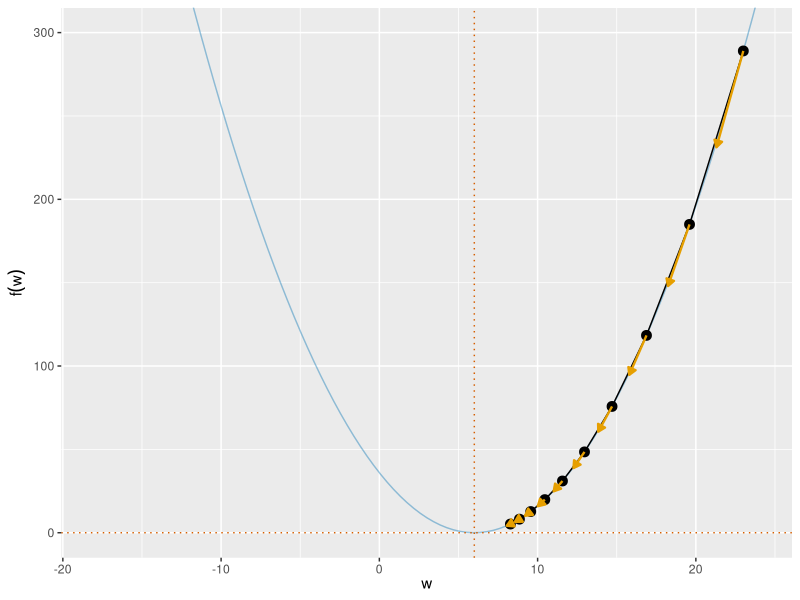
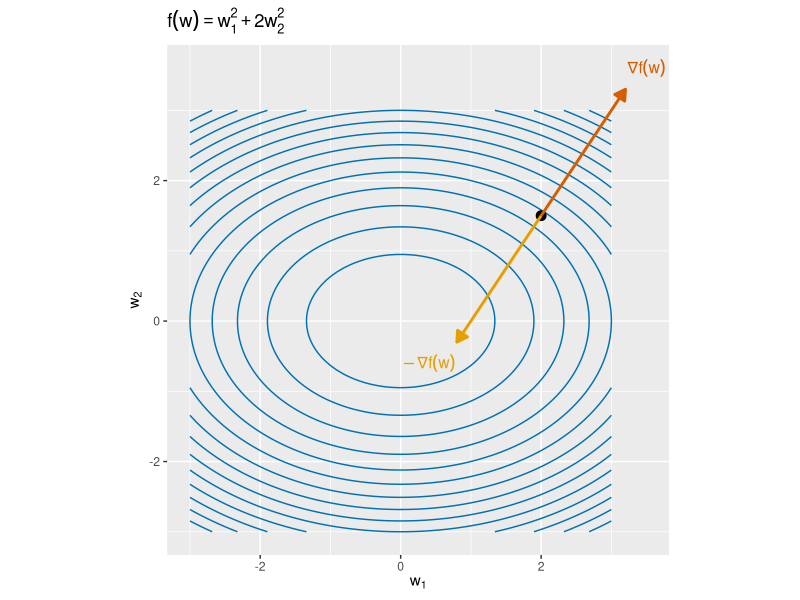
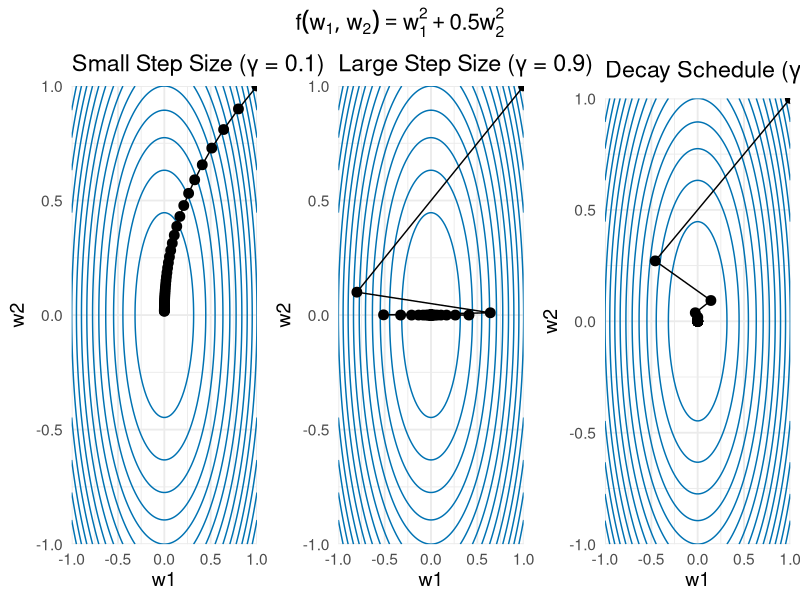
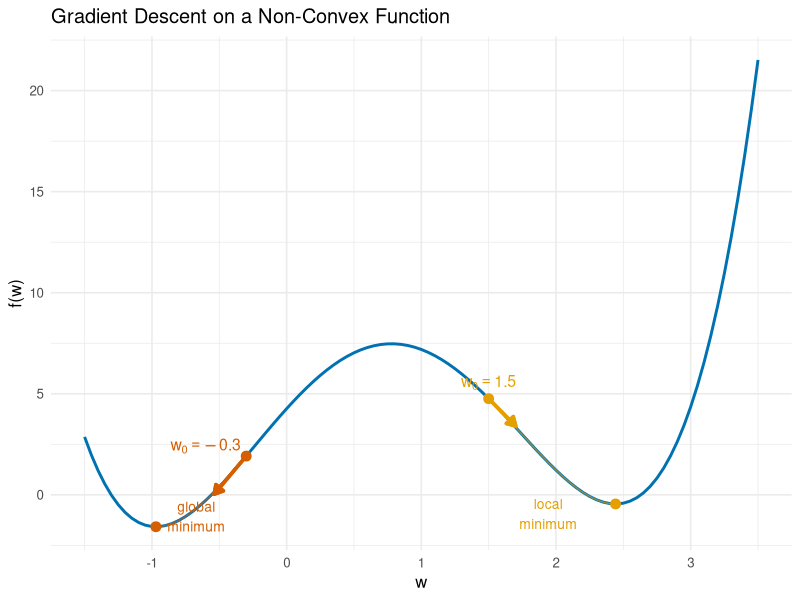

Recreate these plots in R, in order.
## ---- chunk 1
#| fig-width: 5
#| fig-height: 3
library(ggplot2)
red <- "#D55E00"
blue <- "#0072B2"
orange <- "#E69F00"

niter <- 10
gam <- 0.1
x <- double(niter)
x[1] <- 23
grad <- function(x) 2 * (x - 6)
for (i in 2:niter) x[i] <- x[i - 1] - gam * grad(x[i - 1])

# Create data frame with points and their gradients
df_points <- data.frame(x = x, y = (x - 6)^2)
df_points$grad <- 2 * (x - 6)

# Scale factor for arrow length (adjust for visualization)
arrow_scale <- 0.05

ggplot(df_points, aes(x, y)) +
  stat_function(data = data.frame(x = c(6 - 24, 24)), aes(x),
                fun = function(x) (x - 6)^2, colour = blue, alpha = .4, inherit.aes = FALSE) +
  geom_path() +
  geom_point(size = 3) +
  geom_segment(aes(x = x, y = y,
                   xend = x - arrow_scale * grad,
                   yend = y - arrow_scale * grad * grad),
               arrow = arrow(length = unit(0.2, "cm"), type = "closed"),
               colour = orange, linewidth = 0.8) +
  coord_cartesian(xlim = c(6 - 24, 24), ylim = c(0, 300)) +
  geom_vline(xintercept = 6, colour = red, linetype = "dotted") +
  geom_hline(yintercept = 0, colour = red, linetype = "dotted") +
  xlab(bquote(w)) +
  ylab(bquote(f(w)))
## ---- chunk 2
#| fig-width: 5
#| fig-height: 4
library(ggplot2)
library(tidyverse)

# Define a 2D function (example: f(w1, w2) = w1^2 + 2*w2^2)
f_2d <- function(w1, w2) w1^2 + 2 * w2^2

# Gradient of f
grad_f_2d <- function(w1, w2) c(2 * w1, 4 * w2)

# Create grid for contour plot
w1_grid <- seq(-3, 3, length.out = 100)
w2_grid <- seq(-3, 3, length.out = 100)
grid_df <- expand.grid(w1 = w1_grid, w2 = w2_grid)
grid_df$z <- f_2d(grid_df$w1, grid_df$w2)

# Choose a point w_0
w0 <- c(2, 1.5)
grad_w0 <- grad_f_2d(w0[1], w0[2])

# Scale factor for arrow
arrow_scale <- 0.3

ggplot(grid_df, aes(w1, w2)) +
  geom_contour(aes(z = z), colour = blue, bins = 15) +
  geom_point(data = data.frame(w1 = w0[1], w2 = w0[2]),
             aes(w1, w2), size = 3, colour = "black") +
  geom_segment(data = data.frame(w1 = w0[1], w2 = w0[2]),
               aes(x = w1, y = w2,
                   xend = w1 + arrow_scale * grad_w0[1],
                   yend = w2 + arrow_scale * grad_w0[2]),
               arrow = arrow(length = unit(0.3, "cm"), type = "closed"),
               colour = red, linewidth = 1) +
  geom_segment(data = data.frame(w1 = w0[1], w2 = w0[2]),
               aes(x = w1, y = w2,
                   xend = w1 - arrow_scale * grad_w0[1],
                   yend = w2 - arrow_scale * grad_w0[2]),
               arrow = arrow(length = unit(0.3, "cm"), type = "closed"),
               colour = orange, linewidth = 1) +
  coord_fixed() +
  xlab(bquote(w[1])) +
  ylab(bquote(w[2])) +
  ggtitle(bquote(f(w) == w[1]^2 + 2*w[2]^2)) +
  annotate("text", x = w0[1] + arrow_scale * grad_w0[1] + 0.3,
           y = w0[2] + arrow_scale * grad_w0[2] + 0.3,
           label = "nabla*f(w)", parse = TRUE, colour = red, size = 4) +
  annotate("text", x = w0[1] - arrow_scale * grad_w0[1] - 0.4,
           y = w0[2] - arrow_scale * grad_w0[2] - 0.3,
           label = "-nabla*f(w)", parse = TRUE, colour = orange, size = 4)
## ---- chunk 3
#| fig-width: 15
#| fig-height: 5
library(cowplot)
library(tidyverse)

# Create base contour plot
blue <- "#0072B2"
df <- expand.grid(b1 = seq(-1, 1, length.out = 100), b2 = seq(-1, 1, length.out = 100))
df <- df %>% mutate(f = b1^2 + b2^2 / 2)
g <- ggplot(df, aes(b1, b2)) +
  geom_contour(aes(z = f), colour = blue, bins = 15) +
  xlab("w1") +
  ylab("w2") +
  coord_cartesian(expand = FALSE, ylim = c(-1, 1), xlim = c(-1, 1)) +
  theme_minimal(base_size = 14)

# Gradient function
grad <- function(x) c(2, 1) * x

# Small step size
x1 <- matrix(0, 40, 2)
x1[1, ] <- c(1, 1)
gamma <- .1
for (k in 2:40) x1[k, ] <- x1[k - 1, ] - gamma * grad(x1[k - 1, ])
b1 <- tibble(b1 = x1[, 1], b2 = x1[, 2])
g1 <- g + geom_path(data = b1, aes(b1, b2)) +
  geom_point(data = b1, aes(b1, b2), size = 3) +
  ggtitle("Small Step Size (γ = 0.1)")

# Large step size
x2 <- matrix(0, 40, 2)
x2[1, ] <- c(1, 1)
gamma <- .9
for (k in 2:40) x2[k, ] <- x2[k - 1, ] - gamma * grad(x2[k - 1, ])
b2 <- tibble(b1 = x2[, 1], b2 = x2[, 2])
g2 <- g + geom_path(data = b2, aes(b1, b2)) +
  geom_point(data = b2, aes(b1, b2), size = 3) +
  ggtitle("Large Step Size (γ = 0.9)")

# Decay schedule
x3 <- matrix(0, 40, 2)
x3[1, ] <- c(1, 1)
gamma <- .9
for (k in 2:40) x3[k, ] <- x3[k - 1, ] - gamma * .9^k * grad(x3[k - 1, ])
b3 <- tibble(b1 = x3[, 1], b2 = x3[, 2])
g3 <- g + geom_path(data = b3, aes(b1, b2)) +
  geom_point(data = b3, aes(b1, b2), size = 3) +
  ggtitle(bquote("Decay Schedule (" * gamma[k] == 0.9^{k+1} * ")"))

# Create the combined plot with a title
combined_plot <- plot_grid(g1, g2, g3, ncol = 3)

# Add a title over all plots
title <- ggdraw() +
  draw_label(
    expression(f(w[1], w[2]) == w[1]^2 + 0.5*w[2]^2),
    fontface = 'bold',
    size = 16
  )

plot_grid(title, combined_plot, ncol = 1, rel_heights = c(0.08, 1))
## ---- chunk 4
#| fig-width: 8
#| fig-height: 4
library(ggplot2)

# Define a non-convex function with sharper local and global minima
# This creates a deeper global minimum at w ≈ 2.5 and a shallower local minimum at w ≈ 0
f_nonconvex <- function(x) (x - 2.5)^2 * (x + 1)^2 + 0.3 * (x - 0.2)^2 - 2
f_prime <- function(x) {
  # Derivative computed via product rule and chain rule
  2 * (x - 2.5) * (x + 1)^2 + 2 * (x - 2.5)^2 * (x + 1) + 0.6 * (x - 0.2)
}

# Gradient descent function
gradient_descent <- function(x_init, gamma = 0.01, niter = 150) {
  x <- numeric(niter)
  x[1] <- x_init
  for (i in 2:niter) {
    x[i] <- x[i - 1] - gamma * f_prime(x[i - 1])
  }
  return(x)
}

# Two different initializations
x_path1 <- gradient_descent(x_init = -0.3, gamma = 0.01, niter = 150)
x_path2 <- gradient_descent(x_init = 1.5, gamma = 0.01, niter = 150)

# Create data frame for paths
df_path1 <- data.frame(x = x_path1, y = f_nonconvex(x_path1))
df_path2 <- data.frame(x = x_path2, y = f_nonconvex(x_path2))

# Plot
red <- "#D55E00"
blue <- "#0072B2"
orange <- "#E69F00"

# Calculate initial gradients for arrows
grad1_init <- f_prime(df_path1$x[1])
grad2_init <- f_prime(df_path2$x[1])
arrow_scale <- 0.03

ggplot(data.frame(x = c(-1.5, 3.5)), aes(x)) +
  stat_function(fun = f_nonconvex, colour = blue, linewidth = 1) +
  geom_path(data = df_path1, aes(x, y), colour = red, alpha = 0.6) +
  geom_point(data = df_path1[c(1, nrow(df_path1)), ], aes(x, y),
            colour = red, size = 3) +
  geom_path(data = df_path2, aes(x, y), colour = orange, alpha = 0.6) +
  geom_point(data = df_path2[c(1, nrow(df_path2)), ], aes(x, y),
            colour = orange, size = 3) +
  # Add arrows showing initial descent direction (-gradient)
  geom_segment(aes(x = df_path1$x[1], y = df_path1$y[1],
                  xend = df_path1$x[1] - arrow_scale * grad1_init,
                  yend = df_path1$y[1] - arrow_scale * grad1_init * grad1_init),
              arrow = arrow(length = unit(0.25, "cm"), type = "closed"),
              colour = red, linewidth = 1.2) +
  geom_segment(aes(x = df_path2$x[1], y = df_path2$y[1],
                  xend = df_path2$x[1] - arrow_scale * grad2_init,
                  yend = df_path2$y[1] - arrow_scale * grad2_init * grad2_init),
              arrow = arrow(length = unit(0.25, "cm"), type = "closed"),
              colour = orange, linewidth = 1.2) +
  annotate("text", x = df_path1$x[1] - 0.3, y = df_path1$y[1] + 0.5,
          label = "w[0]==-0.3", parse = TRUE, colour = red, size = 4) +
  annotate("text", x = df_path2$x[1], y = df_path2$y[1] + 0.8,
          label = "w[0]==1.5", parse = TRUE, colour = orange, size = 4) +
  annotate("text", x = df_path1$x[nrow(df_path1)] + 0.3,
          y = df_path1$y[nrow(df_path1)] + 0.5,
          label = "global\nminimum", colour = red, size = 3.5) +
  annotate("text", x = df_path2$x[nrow(df_path2)] - 0.5,
          y = df_path2$y[nrow(df_path2)] - 0.5,
          label = "local\nminimum", colour = orange, size = 3.5) +
  xlab("w") +
  ylab("f(w)") +
  ggtitle("Gradient Descent on a Non-Convex Function") +
  theme_minimal(base_size = 12)
